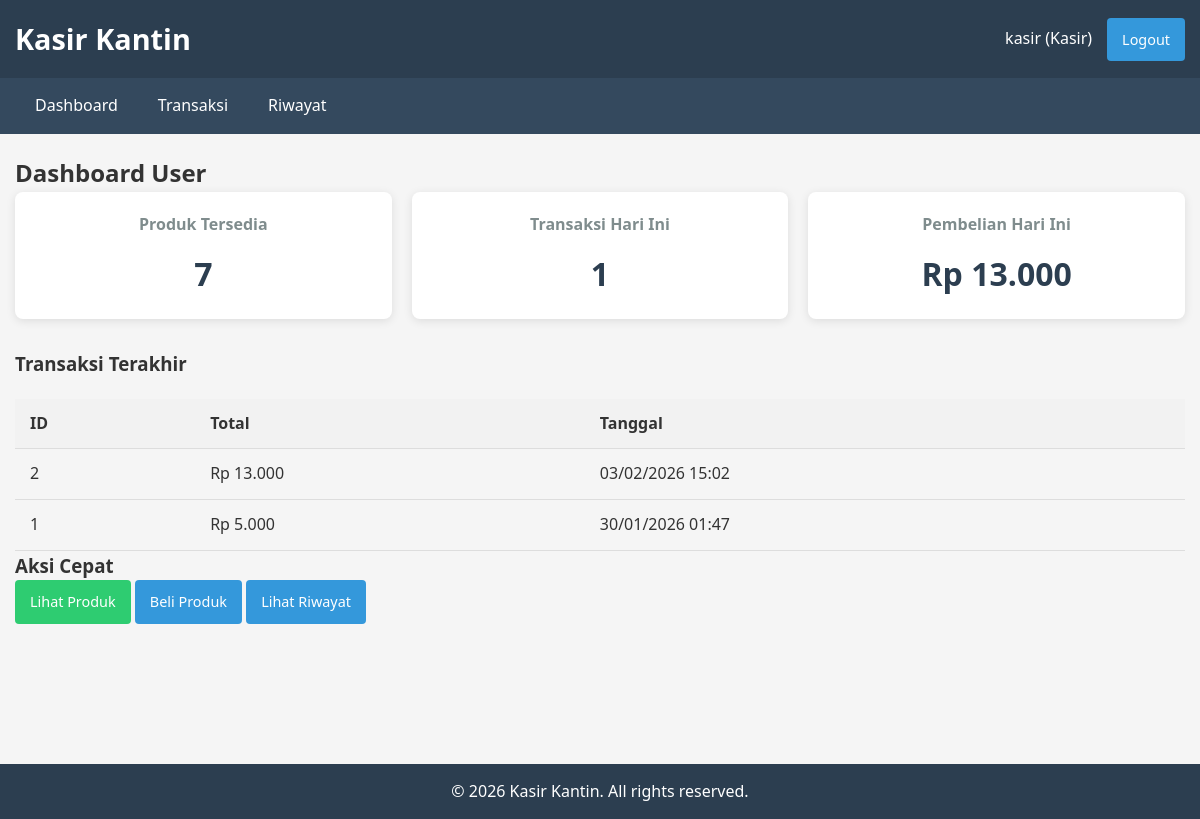
The page /user/dashboard.php (signed in) on the database its author committed.
### tables this page shows
CREATE TABLE `transactions` (
  `id` int NOT NULL,
  `user_id` int NOT NULL,
  `total_amount` decimal(10,2) NOT NULL,
  `payment_amount` decimal(10,2) NOT NULL,
  `change_amount` decimal(10,2) NOT NULL,
  `transaction_date` timestamp NULL DEFAULT CURRENT_TIMESTAMP
);

### includes/functions.php (called while the page is built, shortened)
<?php
function format_rupiah($angka) {
    return "Rp " . number_format($angka, 0, ',', '.');
}
function format_date($date) {
    return date('d/m/Y H:i', strtotime($date));
}
?>

### user/dashboard.php (the view, shortened to what this page needs)
<?php
require_once '../includes/header.php';
require_once '../config/database.php';
 $total_products = mysqli_num_rows(mysqli_query($conn, "SELECT id FROM products WHERE stock > 0"));
 $total_transactions_today = mysqli_num_rows(mysqli_query($conn, "SELECT id FROM transactions WHERE DATE(transaction_date) = CURDATE() AND user_id = {$_SESSION['user_id']}"));
 $today = date('Y-m-d');
 $purchase_today_query = "SELECT SUM(total_amount) as total FROM transactions WHERE DATE(transaction_date) = '$today' AND user_id = {$_SESSION['user_id']}";
 $purchase_today_result = mysqli_query($conn, $purchase_today_query);
 $purchase_today = mysqli_fetch_assoc($purchase_today_result)['total'] ?? 0;
 $recent_transactions_query = "SELECT * FROM transactions WHERE user_id = {$_SESSION['user_id']} ORDER BY transaction_date DESC LIMIT 5";
 $recent_transactions_result = mysqli_query($conn, $recent_transactions_query);
?>
<div class="dashboard">
    <h2>Dashboard User</h2>
    <div class="stats-container">
        <div class="stat-card">
            <h3>Produk Tersedia</h3>
            <p class="stat-number"><?php echo $total_products; ?></p>
        </div>
        <div class="stat-card">
            <h3>Transaksi Hari Ini</h3>
            <p class="stat-number"><?php echo $total_transactions_today; ?></p>
        </div>
        <div class="stat-card">
            <h3>Pembelian Hari Ini</h3>
            <p class="stat-number"><?php echo format_rupiah($purchase_today); ?></p>
        </div>
    </div>
    <div class="recent-transactions">
        <h3>Transaksi Terakhir</h3>
        <table>
            <thead>
                <tr>
                    <th>ID</th>
                    <th>Total</th>
                    <th>Tanggal</th>
                </tr>
            </thead>
            <tbody>
                <?php if (mysqli_num_rows($recent_transactions_result) > 0): ?>
                    <?php while ($transaction = mysqli_fetch_assoc($recent_transactions_result)): ?>
                        <tr>
                            <td><?php echo $transaction['id']; ?></td>
                            <td><?php echo format_rupiah($transaction['total_amount']); ?></td>
                            <td><?php echo format_date($transaction['transaction_date']); ?></td>
                        </tr>
                    <?php endwhile; ?>
                <?php else: ?>
                    <tr>
                        <td colspan="3">Belum ada transaksi</td>
                    </tr>
                <?php endif; ?>
            </tbody>
        </table>
    </div>
    <div class="quick-actions">
        <h3>Aksi Cepat</h3>
        <a href="products.php" class="btn btn-primary">Lihat Produk</a>
        <a href="purchase.php" class="btn">Beli Produk</a>
        <a href="history.php" class="btn">Lihat Riwayat</a>
    </div>
</div>
<?php require_once '../includes/footer.php'; ?>

### assets/css/style.css (style rules this page uses)
* { margin: 0; padding: 0; box-sizing: border-box; font-family: 'Segoe UI', Tahoma, Geneva, Verdana, sans-serif; }
body { background-color: #f5f5f5; color: #333; line-height: 1.6; }
.btn { display: inline-block; background-color: #3498db; color: white; border: none; padding: 10px 15px; border-radius: 4px; cursor: pointer; text-decoration: none; font-size: 0.9rem; transition: background-color 0.3s; }
.btn-primary { background-color: #2ecc71; }
table { width: 100%; border-collapse: collapse; margin-top: 20px; }
table th, table td { padding: 12px 15px; text-align: left; border-bottom: 1px solid #ddd; }
table th { background-color: #f2f2f2; font-weight: 600; }
.stats-container { display: grid; grid-template-columns: repeat(auto-fit, minmax(200px, 1fr)); gap: 20px; margin-bottom: 30px; }
.stat-card { background-color: white; border-radius: 8px; box-shadow: 0 2px 10px rgba(0,0,0,0.1); padding: 20px; text-align: center; }
.stat-card h3 { font-size: 1rem; color: #7f8c8d; margin-bottom: 10px; }
.stat-number { font-size: 2rem; font-weight: 600; color: #2c3e50; }

### rows shown on the page
transactions: id "2", total_amount "Rp 13.000", transaction_date "03/02/2026 15:02"
transactions: id "1", total_amount "Rp 5.000", transaction_date "30/01/2026 01:47"

### other values the page prints
$_SESSION['username'] "kasir"
$_SESSION['user_role'] "Kasir"
$total_products "7"
$total_transactions_today "1"
format_rupiah($purchase_today) "Rp 13.000"
